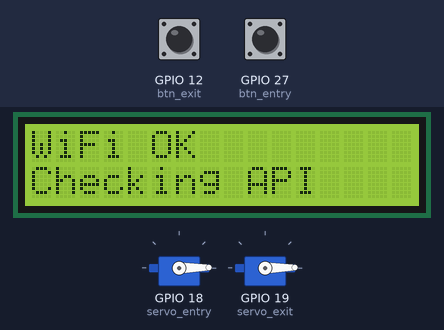
The program below on a simulated ESP32 board running MicroPython. On the bench: 16×2 character LCD, 2 × servo. Wiring (from the project's diagram.json): blue button on GPIO 12, servo on GPIO 18, servo on GPIO 19, green button on GPIO 27. The test bench sets the inputs (shaded band); at power-on: GPIO 27 (btn_entry) HIGH, GPIO 12 (btn_exit) HIGH. WiFi joins after 1.5 s; web requests get an empty 200 reply after 0.4 s; servo angles are drawn from the pulse width (0.5 ms = 0°, 2.5 ms = 180°); library files of the repository ran but are not shown: i2c_lcd.py, lcd_api.py; what the program prints to the serial console is not drawn.

Above: at 2.1 s.
3.7 s: GPIO 27 (btn_entry) pulled LOW for 0.15 s
At 5.0 s:
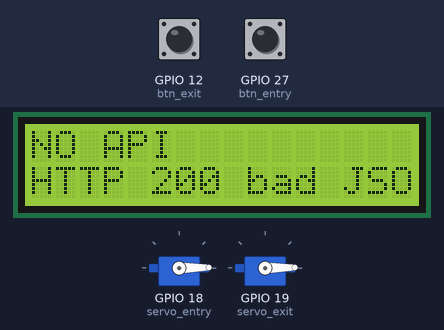
5.7 s: GPIO 12 (btn_exit) pulled LOW for 0.15 s
At 7.0 s:
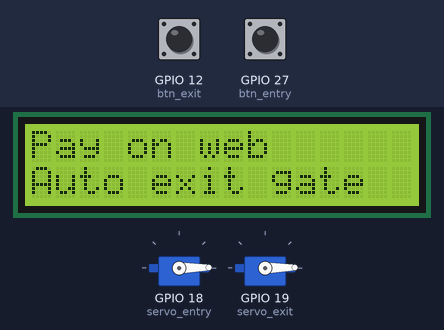
7.3 s: GPIO 27 (btn_entry) pulled LOW for 1 s
At 7.67 s:
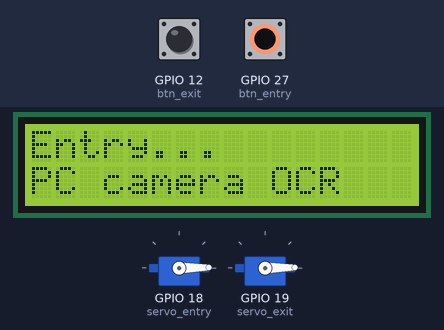
9.8 s: GPIO 27 (btn_entry) pulled LOW for 0.15 s
11.4 s: GPIO 12 (btn_exit) pulled LOW for 1 s
At 12.4 s:
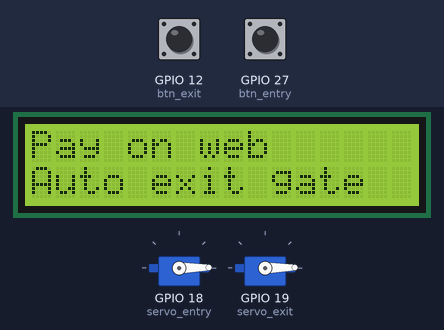
13.9 s: GPIO 27 (btn_entry) pulled LOW for 3.2 s
At 15.8 s:
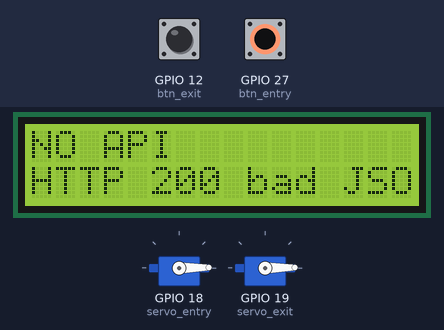
Timing chart, 0 to 17.3 s (numbered marks = the images above; inputs shaded):
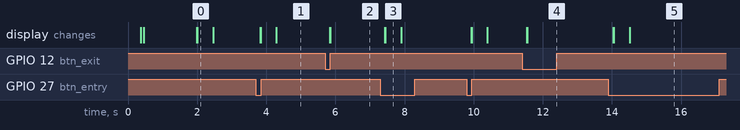

The program:

main.py
```python
"""
IOT Parking — Wokwi ESP32 (entry/exit buttons + FastAPI).

LCD test lines shown first, then gate + API logic.
"""

import json
import sys
import time
from machine import I2C, Pin, PWM, SoftI2C

print("Booting...")

try:
    from i2c_lcd import I2cLcd

    print("Import OK: i2c_lcd.I2cLcd")
except ImportError as e:
    print("IMPORT ERROR:", e)
    print("Add lcd_api.py and i2c_lcd.py to this Wokwi project folder.")
    raise

try:
    import network
    import urequests
except ImportError:
    network = None
    urequests = None

# --- config ---
API_HOST = "host.wokwi.internal"
API_PORT = 8000
SIM_PLATE = "WK-SIM01"

PIN_SERVO_ENTRY = 18
PIN_SERVO_EXIT = 19
PIN_BTN_ENTRY = 27
PIN_BTN_EXIT = 12
I2C_SDA = 21
I2C_SCL = 22

OPEN_ANGLE = 90
CLOSED_ANGLE = 0
AUTO_CLOSE_SECONDS = 5
EXIT_AUTO_CLOSE_SECONDS = 20
PAYMENT_POLL_SECONDS = 120
PAYMENT_POLL_INTERVAL_MS = 2000
# Entry/exit: PC webcam OCR via FastAPI (OpenCV on the machine running uvicorn)
USE_GATE_CAMERA = True

# Set False to skip API/WiFi and only test LCD + buttons
RUN_GATE_API = True

state = {
    "verify_hash": None,
    "invoice_id": None,
    "session_id": None,
    "plate": SIM_PLATE,
    "entry_close_at": None,
    "exit_close_at": None,
    "exit_opened": False,
}

last_payment_poll_at = 0


def make_i2c():
    """Hardware I2C first, then SoftI2C (both work on Wokwi ESP32)."""
    try:
        return I2C(0, scl=Pin(I2C_SCL), sda=Pin(I2C_SDA), freq=100000)
    except Exception as exc:
        print("I2C(0) failed:", exc, "-> SoftI2C")
        return SoftI2C(scl=Pin(I2C_SCL), sda=Pin(I2C_SDA), freq=100000)


def scan_i2c(i2c):
    raw = i2c.scan()
    print("Scanning I2C...")
    print("I2C devices:", raw)
    for a in raw:
        print("  addr", a, "= 0x{:02X}".format(a))
    return raw


def pick_lcd_addr(found):
    """39 decimal = 0x27, 63 decimal = 0x3F."""
    for addr in (0x27, 0x3F):
        if addr in found:
            return addr
    return None


class Lcd1602:
    def __init__(self):
        self.ok = False
        self.lcd = None
        time.sleep_ms(300)
        print("Init LCD on SDA={} SCL={}".format(I2C_SDA, I2C_SCL))
        try:
            i2c = make_i2c()
            found = scan_i2c(i2c)
            if not found:
                print("ERROR: i2c.scan() returned [] — fix diagram.json wiring to lcd:SDA / lcd:SCL")
                return
            addr = pick_lcd_addr(found)
            if addr is None:
                print("ERROR: no LCD at 0x27 or 0x3F. Found:", [hex(x) for x in found])
                return
            print("Using LCD address 0x{:02X} ({})".format(addr, addr))
            self.lcd = I2cLcd(i2c, addr, 2, 16)
            self.ok = True
            self.show("IOT Parking", "LCD Working")
            print("LCD test OK")
        except Exception as exc:
            print("LCD init failed:", exc)
            sys.print_exception(exc)

    def show(self, line1, line2=""):
        print("LCD:", line1, "|", line2)
        if not self.ok or not self.lcd:
            return
        self.lcd.write_line(0, line1)
        self.lcd.write_line(1, line2)


def servo_set(pwm, deg):
    deg = max(0, min(180, deg))
    pwm.duty(int(26 + (deg / 180) * 102))


def get_json(path):
    url = "http://{}:{}{}".format(API_HOST, API_PORT, path)
    print("GET", url)
    try:
        r = urequests.get(url, timeout=15)
        code = r.status_code
        text = r.text
        r.close()
    except Exception as exc:
        print("HTTP fail:", exc)
        return None, str(exc)[:32]
    if code >= 400:
        return None, "HTTP {}".format(code)
    try:
        return json.loads(text), None
    except Exception:
        return None, "bad JSON"


def post_json(path, body):
    """Returns (parsed_json_or_none, error_message_or_none). API errors still return JSON body."""
    url = "http://{}:{}{}".format(API_HOST, API_PORT, path)
    print("POST", path)
    try:
        r = urequests.post(
            url,
            data=json.dumps(body),
            headers={"Content-Type": "application/json"},
            timeout=120,
        )
        code = r.status_code
        text = r.text
        r.close()
    except Exception as exc:
        print("HTTP fail:", exc)
        return None, str(exc)[:32]
    print(code, text[:200])
    try:
        data = json.loads(text)
    except Exception:
        return None, "HTTP {} bad JSON".format(code)
    if code >= 400:
        msg = data.get("message")
        if not msg and isinstance(data.get("detail"), dict):
            msg = data["detail"].get("message")
        if not msg:
            msg = text[:32]
        return data, str(msg)[:48]
    if not data.get("success", True):
        return data, (data.get("message") or "failed")[:48]
    return data, None


def schedule_close(which, seconds):
    deadline = time.ticks_add(time.ticks_ms(), int(seconds * 1000))
    if which == "entry":
        state["entry_close_at"] = deadline
    else:
        state["exit_close_at"] = deadline


def check_auto_close(servo_entry, servo_exit):
    now = time.ticks_ms()
    if state["entry_close_at"] and time.ticks_diff(now, state["entry_close_at"]) >= 0:
        servo_set(servo_entry, CLOSED_ANGLE)
        state["entry_close_at"] = None
        lcd.show("Entry closed", "")
    if state["exit_close_at"] and time.ticks_diff(now, state["exit_close_at"]) >= 0:
        servo_set(servo_exit, CLOSED_ANGLE)
        state["exit_close_at"] = None
        lcd.show("Exit closed", "")


def entry_button(servo_entry):
    print(">>> ENTRY button")
    lcd.show("Entry...", "PC camera OCR")
    body = {
        "source": "simulator",
        "useCamera": USE_GATE_CAMERA,
        "autoCloseSeconds": AUTO_CLOSE_SECONDS,
    }
    if not USE_GATE_CAMERA:
        body["mockPlate"] = SIM_PLATE
    res, err = post_json("/api/gate/entry/trigger", body)
    if not res:
        lcd.show("NO API", (err or "network")[:16])
        return
    if err or not res.get("success"):
        lcd.show("ENTRY FAIL", (err or res.get("message", ""))[:16])
        return
    state["invoice_id"] = res.get("invoiceId")
    state["session_id"] = res.get("sessionId")
    state["verify_hash"] = res.get("verifyHash")
    plate = res.get("plateNumber") or SIM_PLATE
    state["plate"] = plate
    state["exit_opened"] = False
    servo_set(servo_entry, OPEN_ANGLE)
    sec = res.get("autoCloseSeconds") or AUTO_CLOSE_SECONDS
    schedule_close("entry", sec)
    lcd.show("ENTRY OPEN", str(plate)[:16])


def check_auto_exit_on_payment(servo_entry, servo_exit):
    """When dashboard payment succeeds, open exit servo — no exit button needed."""
    global last_payment_poll_at
    inv = state.get("invoice_id")
    vhash = state.get("verify_hash")
    if not inv or not vhash or state.get("exit_opened"):
        return
    now = time.ticks_ms()
    if time.ticks_diff(now, last_payment_poll_at) < PAYMENT_POLL_INTERVAL_MS:
        return
    last_payment_poll_at = now
    path = "/api/payment/status?invoiceId={}&verifyHash={}".format(inv, vhash)
    data, err = get_json(path)
    if err or not data or not data.get("paid"):
        return
    plate = data.get("plateNumber") or state.get("plate") or SIM_PLATE
    print("Payment OK — auto opening exit gate")
    lcd.show("Payment OK", "Exit opening")
    servo_set(servo_exit, OPEN_ANGLE)
    schedule_close("exit", EXIT_AUTO_CLOSE_SECONDS)
    state["exit_opened"] = True
    lcd.show("EXIT OPEN", str(plate)[:16])
    print("Exit gate open for {}s".format(EXIT_AUTO_CLOSE_SECONDS))


def exit_button(servo_entry, servo_exit):
    """Exit is automatic after payment — button shows hint only."""
    print(">>> EXIT button (auto exit after pay)")
    lcd.show("Pay on web", "Auto exit gate")


# ========== main ==========
lcd = Lcd1602()

if not lcd.ok:
    print("HALT: fix LCD wiring / I2C — see Serial Monitor above")
    while True:
        time.sleep_ms(1000)

time.sleep_ms(2)

servo_entry = PWM(Pin(PIN_SERVO_ENTRY), freq=50)
servo_exit = PWM(Pin(PIN_SERVO_EXIT), freq=50)
servo_set(servo_entry, CLOSED_ANGLE)
servo_set(servo_exit, CLOSED_ANGLE)
btn_entry = Pin(PIN_BTN_ENTRY, Pin.IN, Pin.PULL_UP)
btn_exit = Pin(PIN_BTN_EXIT, Pin.IN, Pin.PULL_UP)
last_e, last_x = 1, 1


def button_pressed(last_val, cur_val):
    """Wokwi: btn between GND and GPIO + PULL_UP -> LOW when pressed."""
    return last_val == 1 and cur_val == 0

if not RUN_GATE_API:
    lcd.show("LCD only mode", "Press buttons")
    while True:
        e, ex = btn_entry.value(), btn_exit.value()
        if button_pressed(last_e, e):
            lcd.show("Entry btn", "OK")
        if button_pressed(last_x, ex):
            lcd.show("Exit btn", "OK")
        last_e, last_x = e, ex
        time.sleep_ms(50)

print("\n=== Parking gate + API ===")
print("API http://{}:{}".format(API_HOST, API_PORT))

if network:
    wlan = network.WLAN(network.STA_IF)
    wlan.active(True)
    wlan.connect("Wokwi-GUEST", "")
    wifi_ok = False
    for _ in range(40):
        if wlan.isconnected():
            print("WiFi OK", wlan.ifconfig())
            wifi_ok = True
            break
        time.sleep_ms(500)
    if wifi_ok:
        lcd.show("WiFi OK", "Checking API")
    else:
        lcd.show("WiFi FAIL", "No network")

    ping, ping_err = get_json("/health")
    if ping_err:
        lcd.show("API offline", ping_err[:16])
    elif ping:
        lcd.show("API online", "Press buttons")
else:
    lcd.show("No network lib", "Buttons only")

while True:
    check_auto_close(servo_entry, servo_exit)
    check_auto_exit_on_payment(servo_entry, servo_exit)
    e, ex = btn_entry.value(), btn_exit.value()
    if button_pressed(last_e, e):
        time.sleep_ms(80)
        entry_button(servo_entry)
    elif button_pressed(last_x, ex):
        time.sleep_ms(80)
        exit_button(servo_entry, servo_exit)
    last_e, last_x = e, ex
    time.sleep_ms(20)
```

Measured:
- after the input at 3.7 s, the display: first changes after 0.12 s (image 1 shows a later state)
- after the input at 5.7 s, the display: first changes after 0.14 s (image 2 shows a later state)
- after the input at 7.3 s, the display: first changes after 0.13 s (image 3 shows a later state)
- after the input at 11.4 s, the display: first changes after 0.13 s (image 4 shows a later state)
- after the input at 13.9 s, the display: first changes after 0.14 s (image 5 shows a later state)
- what the display in image 0 shows lasts 0.5 s, from 2.0 s to 2.5 s
